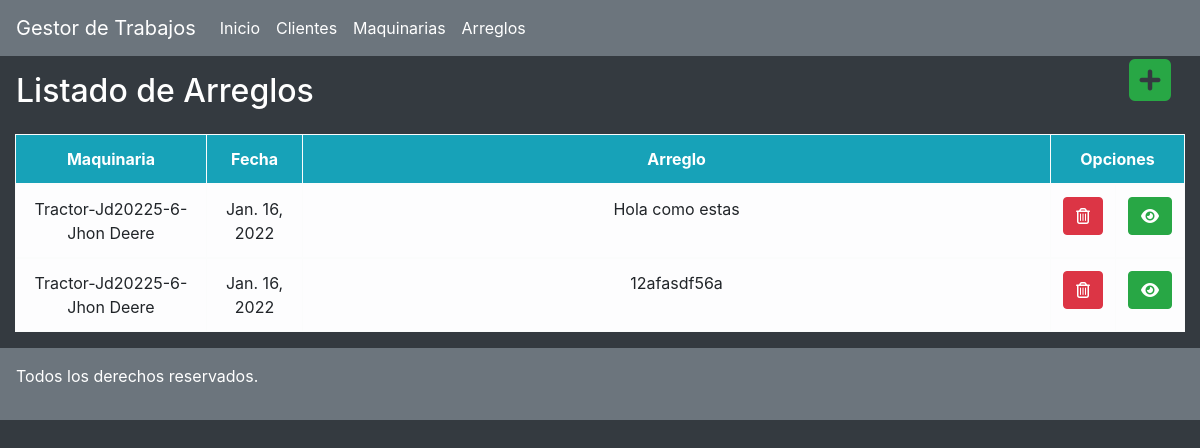
The page /clientes/arreglos-cliente/1 on the database as committed earlier.
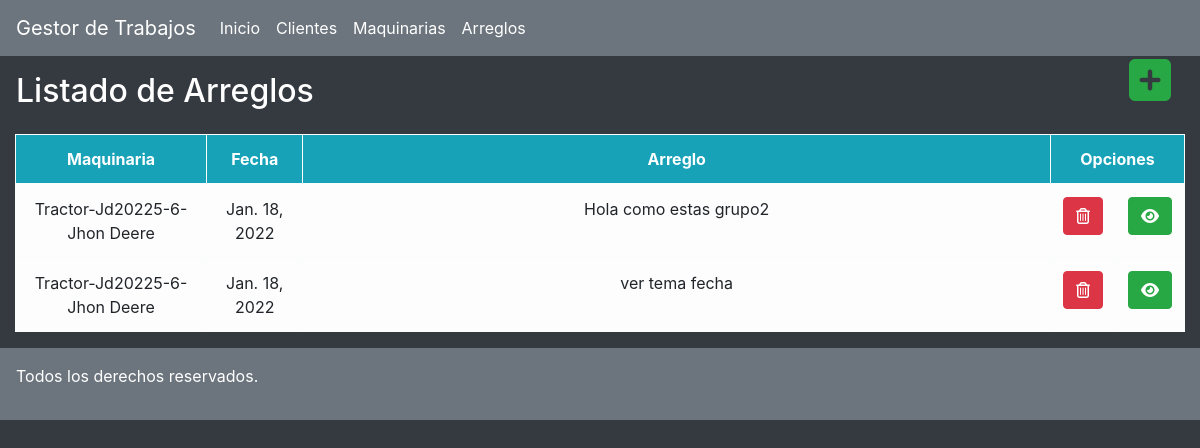
The same page on the database as committed later.
### clientes/models.py (models this page shows, shortened)
class Arreglo_Maquinarias(models.Model):
    maquinaria = models.ForeignKey(Maquinarias, null= True, blank = True, on_delete=models.CASCADE)
    fecha_arreglo = models.DateField()
    arreglo = models.CharField(max_length=200)

class Maquinarias(models.Model):
    propietario = models.ForeignKey(Clientes, null= True, blank = True, on_delete=models.CASCADE)
    tipo = models.CharField(max_length=50)
    modelo = models.CharField(max_length=50)
    marca = models.CharField(max_length=50)
    def __str__(self): #es para que cuando lo pidamos me devuelva algo legible, en este caso el nombre
        return f'{self.tipo}-{self.modelo}-{self.marca}'

### clientes/views.py (the view)
# urls.py: path('arreglos-cliente/<id>', arreglos_cliente, name = 'arreglosclientes'),
def arreglos_cliente(request,id):
    maquinarias = Maquinarias.objects.get(id=id)
    arreglos = Arreglo_Maquinarias.objects.filter(maquinaria=id)
    return render(request, 'arreglos-cliente.html', {"arreglos": arreglos, "maquinarias": maquinarias})

### clientes/models.py (called while the page is built)
    def __str__(self): #es para que cuando lo pidamos me devuelva algo legible, en este caso el nombre
        return f'{self.empresa}'

### clientes/templates/arreglos-cliente.html (shortened to what this page needs)
{% extends "./base.html" %}
{% block body%}
<div class="col-12 ">
    <div class="row my-auto" mx-3>
        <h2 class="p-3 text-white col-11">Listado de Arreglos</h2>
        <p class="col-1 text-center"><a href="" data-toggle="modal" data-target="#agregar{{arreglos.id}}" class="text-success"><i class="fas fa-plus-square fa-3x"></i></a></p>
    </div>
    <table class="table col-12 text-center table-bordered table-light table-hover">
        <thead class="bg-info text-white">
            <tr>
                <th class="col-2">Maquinaria</th>
                <th class="col-1">Fecha</th>
                <th class="col-8">Arreglo</th>
                <th colspan="2" class="col-1">Opciones</th>
            </tr>
        </thead>
        {% for arreglos in arreglos %}
        <tbody class="">
            <tr>
                <td> {{ arreglos.maquinaria}} </td>
                <td> {{ arreglos.fecha_arreglo}} </td>
                <td> {{ arreglos.arreglo}} </td>
                <td><a href="" data-toggle="modal" data-target="#eliminar{{arreglos.id}}" class="btn btn-danger" title="Eliminar"><i class="far fa-trash-alt"></i></a></td>
                <td><a href="#arreglos{{arreglos.id}}" data-toggle="modal" data-target="#arreglos{{arreglos.id}}" class="btn btn-success" title="Arreglos"><i class="fas fa-eye"></i></a></td>
            </tr>
        </tbody>
        {% endfor %}
        </table>
</div>
{%endblock%}

Rows that differ between the two databases and show on the page:
removed Arreglo_Maquinarias: maquinaria "Tractor-Jd20225-6-Jhon Deere", fecha_arreglo "Jan. 16, 2022", arreglo "12afasdf56a"
changed Arreglo_Maquinarias: fecha_arreglo "Jan. 16, 2022" → "Jan. 18, 2022"; arreglo "Hola como estas" → "Hola como estas grupo2"
added Arreglo_Maquinarias: maquinaria "Tractor-Jd20225-6-Jhon Deere", fecha_arreglo "Jan. 18, 2022", arreglo "ver tema fecha"
